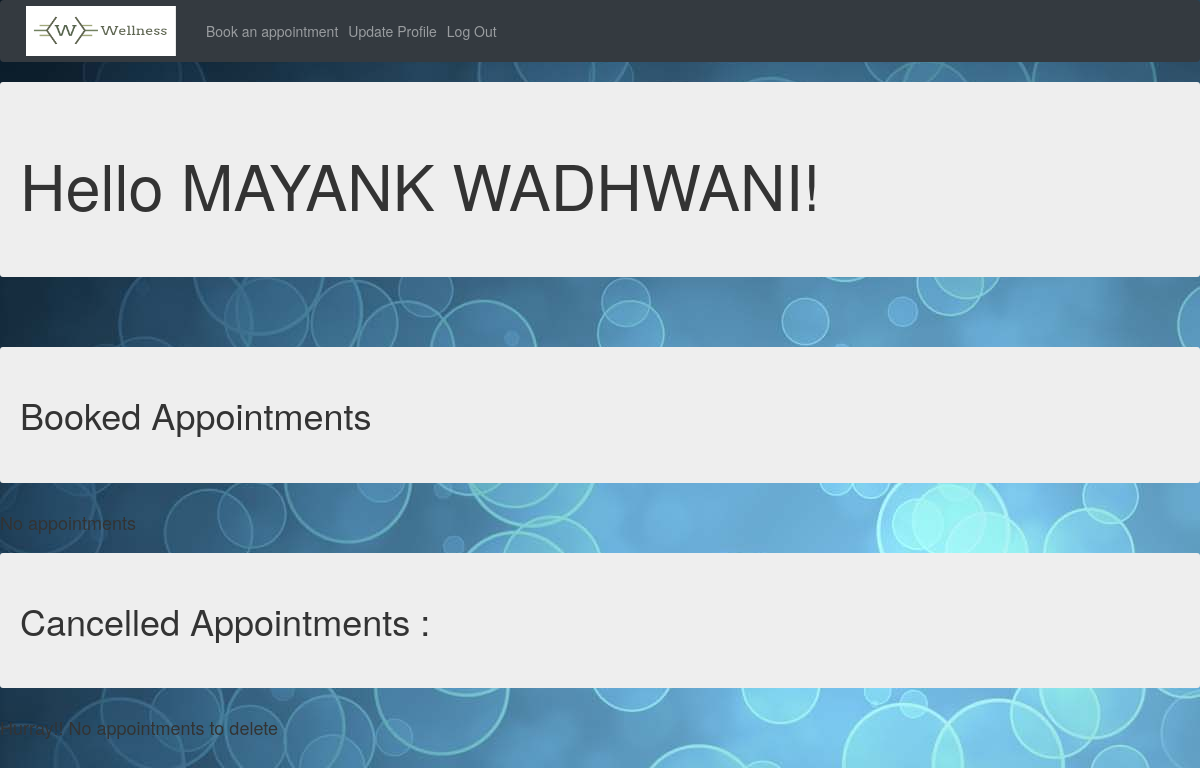
The page /user/dashboard (signed in) on the database as committed earlier.
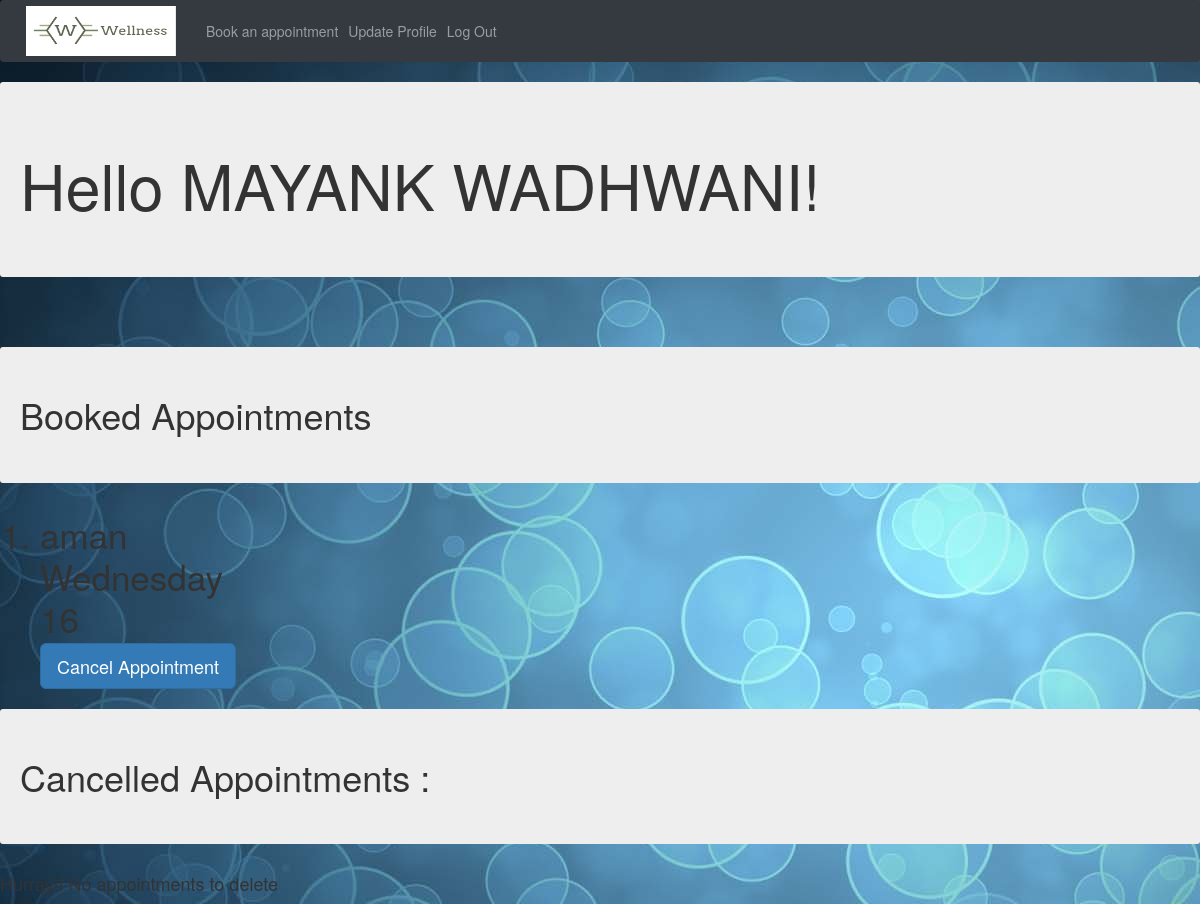
The same page on the database as committed later.
### appointments/models.py (models this page shows, shortened)
class Patient (models.Model):
    user = models.OneToOneField(CustomUser, on_delete=models.CASCADE , null=True)
    profile_pic = models.ImageField(upload_to='patient', blank=True, null=True)
    name = models.CharField(max_length = 200 , blank = False)
    age = models.IntegerField(default = 18)
    sex = models.CharField(max_length = 100 , choices = sex )
    blood_group = models.CharField(max_length=10,  choices = blood_group )
    contact_no  = models.IntegerField()
    email_id = models.CharField(max_length=50)

class Appointment(models.Model):
    doctor = models.ForeignKey(Doctor , on_delete=models.CASCADE , null=True)
    patient = models.ForeignKey(Patient , on_delete=models.CASCADE , null=True)
    day = models.CharField(max_length = 100 ,choices = days , default='monday')
    time = models.IntegerField( blank = False)
    cancelled = models.BooleanField( default = False)

class Doctor(models.Model):
    user = models.OneToOneField(CustomUser, on_delete=models.CASCADE, null=True)
    name = models.CharField(max_length = 200 , blank = False)
    age = models.IntegerField(default = 18)
    profile_pic = models.ImageField(upload_to='doctor', blank=True, null=True)
    sex = models.CharField(max_length = 100 , choices = sex )
    specialization = models.CharField(max_length=100, blank = True)
    qualifications = models.CharField(max_length=100 , blank = True)
    yearsOfExperience = models.IntegerField(default = 0)
    contact_no  = models.IntegerField()
    email_id = models.CharField(max_length=50)

### appointments/views.py (the view, shortened to what this page needs)
# urls.py: path('dashboard', views.dashboard , name='dashboard'),
@login_required
def dashboard(request):
    if request.user.person=='patient':
        patient = models.Patient.objects.filter(user=request.user)
        if not patient :
            form = forms.UpdatePatientDetail()
            if request.method=='POST' :
                form = forms.UpdatePatientDetail(request.POST)
                if form.is_valid():
                    detail = form.save(commit=False)
                    detail.user = request.user
                    detail.save()
                return redirect('appointments:dashboard')
            else :
                return render(request,'appointments/UpdatePatientDetail.html', {'form':form , 'patient':request.user.username} )
        else:
            patient = models.Patient.objects.get(user=request.user)
            apps = models.Appointment.objects.filter(patient=patient)
            apps = models.Appointment.objects.filter(cancelled=False)
            cancelled = models.Appointment.objects.filter(cancelled=True)
            return render(request,'appointments/PatientDashboard.html',{'user':request.user , 'patient':patient, 'apps':apps , 'cancelled':cancelled })

### appointments/templates/appointments/PatientDashboard.html (shortened to what this page needs)
{% extends "base_generic.html" %}
{% load static %}
{% block css %}
<link rel="stylesheet" href="https://maxcdn.bootstrapcdn.com/bootstrap/3.3.7/css/bootstrap.min.css">
<link href="{% static 'appointments/css/dashboard.css' %}" rel="stylesheet" type="text/css" />
{% endblock %}
{% block content %}
<nav class="navbar navbar-expand-sm bg-dark navbar-dark">
  <a class="navbar-brand" href="#" style="padding-top:0px;">
    <img src="{% static 'images/nll.jpg' %}" width="150" height="50" alt="Wellness">
  </a>
  <ul class="navbar-nav">
    <li class="nav-item">
      <a class="nav-link" href="{% url 'appointments:BookAppointment' %}">Book an appointment</a>
    </li>
    <li class="nav-item">
      <a class="nav-link" href="{% url 'appointments:UpdateProfile' patient.id %}">Update Profile</a>
    </li>
    <li class="nav-item" style="float:right;">
      <a class="nav-link" href="{% url 'account_logout' %}">Log Out</a>
    </li>
  </ul>
</nav>
  <div class="jumbotron">
    <h1>Hello {{ patient.name }}!</h1>
  </div>
  <br>
  <h1 class="jumbotron">Booked Appointments</h1>
  {% if apps %}
  <ol class="display-4">
    <li>
      {% for app in apps %}
        {{ app.doctor.name }}<br>
        {{ app.day }}<br>
        {{ app.time }}<br>
        <a href="{% url 'appointments:cancelAppointment' app.id %}"><button type="button" class="btn btn-primary btn-lg">Cancel Appointment</button></a>
      {% endfor %}
    </li>
  </ol>
  {% else %}
  <h4>No appointments</h1>
  {% endif %}
  <h1 class="jumbotron">Cancelled Appointments : </h1>
  {% if cancelled %}
  <ol class="display-4">
    <li>
      {% for app in cancelled %}
        {{ app.doctor.name }}<br>
        {{ app.day }}<br>
        {{ app.time }}<br>
        <a href="{% url 'appointments:deleteAppointment' app.id %}"><button type="button" class="btn btn-primary btn-lg">Delete from history</button></a>
        <br>
      {% endfor %}
    </li>
  </ol>
  {% else %}
  <h4>Hurray!! No appointments to delete</h1>
  {% endif %}
{% endblock %}

### appointments/templates/base_generic.html (shortened to what this page needs)
<!DOCTYPE HTML>
<html>
{% load static%}
<head>
  <link rel="stylesheet" href="https://stackpath.bootstrapcdn.com/bootstrap/4.1.3/css/bootstrap.min.css">
  {% block css %}
  {% endblock%}
</head>
<body>
{% block content%}
{% endblock %}
    </body>
</html>

### appointments/static/appointments/css/dashboard.css (style rules this page uses)
body { background-image: url('../../images/bg.jpg') ; }

Rows that differ between the two databases and show on the page:
added Appointment: doctor.name "aman", day "Wednesday", time "16"
Other text that changed with them:
text no longer shown: "No appointments"
